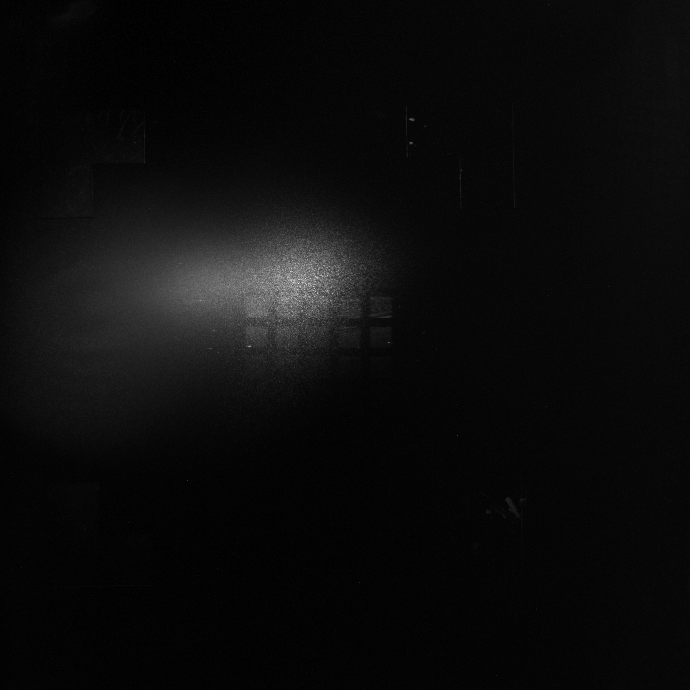
#> input picture otherScripts/700.0p5e-06.tiff, 690 x 690 px
$ python rectangle.py
#> lines starting #> are read from the running program, lines starting #| are printed output that depends on the picture
### otherScripts/utils.py
import sys, os, ctypes
import numpy as np
import matplotlib
import matplotlib as mpl
import matplotlib.pyplot as plt

# [165 lines left out: functions heatmap, annotate_heatmap, buffer2dataTXT, lineEditReader, not called in this run]


def callObject(idobj):
    callObj = ctypes.cast(idobj, ctypes.py_object).value
    return callObj

# [10 lines left out: functions dirpath, interval, not called in this run]

def temps(tstart: float = 0,tstop: float = 10,tsampling: float = 1) -> np.ndarray:
    return interval(tstart,tstop,tsampling)


def dictPrinter(param: dict = {}) -> None:
    [print(f"\n{key} \n\t {param[key]}") for key in list(param.keys())]

def dictReader(param: dict = {}) -> None:
    dictPrinter(param)


def filepath(filename: str = "") -> str:
    return os.path.join(os.path.dirname(os.path.realpath(__file__)),filename)

# [31 lines left out: functions locateUi, makeFileExt, readFileExt, not called in this run]

def locateFileExt(path: str = os.path.dirname(os.path.realpath(__file__)), ext: str = "") -> list:
    """
    Find file.ext in path
    by default path is the file directory
    """
    paths, filename = [], []
    for root, dirs, files in os.walk(path):
        for file in files:
            if file.endswith(ext):
                paths.append(os.path.join(root,file))
                filename.append(file)
    return paths

# [13 lines left out: function locateFileNameExt, not called in this run]

def dirpath():
    """
    C:\\Users\\nicol\\Documents\\Python\\pyCobiss -> path before the folder containing the application
    """
    return os.path.dirname(os.path.realpath(__file__))

#------------------------------------------------------------------------------------------------------------------------#
# -*- coding: utf-8 -*-
"""
Created on Wed Jun 30 16:09:31 2021

@author: nicol
"""
import cv2
import numpy as np
#%%
# https://docs.python.org/3/reference/datamodel.html
# findColorBIS.__name__
# findColorBIS.__doc__
#%%
# [187 lines left out: functions stackImages, getContours, stackImages_SRC, getContours_SRC, findColorBIS, findColor and 1 more, not called in this run]

### otherScripts/old/rectangle.py
#%%
from utils import dirpath, locateFileExt, buffer2dataTXT
import os , sys, time, PIL
import pandas as pd
# import seaborn as sns
import numpy as np
from PIL import Image, ImageDraw
import matplotlib.pyplot as plt
from matplotlib import cm

pathimg = os.path.join(dirpath(), r"700.0p5e-06.tiff")

basepath = os.path.join(dirpath(), r"082522_P2C3-700-824nm\power5.0umP2C3_0.1nm_1000ms_700-824nm")
basepaths = locateFileExt(path = basepath, ext='.tiff')
#%%
lbdMIN,lbdMAX=750,824;step=1#nm
N=int(np.abs(lbdMAX-lbdMIN)/step+1)
wavelength_range=np.linspace(lbdMIN,lbdMAX,N)#nm

#size of a nanostructered area in pixel number
Zsize, ZsizeL=(21,21), (27,27)

#space dimension between zones
shift = (29,31)

#repear the square from the top-left corner #Z1=(672,442);Z2=(703,442);Z3=(734,442);Z4=(672,471);Z5=(672,500);Z6=(671,562)
Z={
'1':(672,442),

'2':(703,442),

'3':(734,442),

'4':(672,471),

'5':(671,501),

'6':(671,562),
}
#%%
#------------------------------------------------------------------------------
# For ncropped image
A = {"11":(609,412),"12":(640,412),"13":(671,412),"14":(702,412),"15":(733,412),
     "21":(609,441),"22":(640,441),"23":(671,441),"24":(702,441),"25":(733,441),
     "31":(609,471),"32":(640,471),"33":(671,472),"34":(702,471),"35":(733,471),
     "41":(609,501),"42":(640,501),"43":(671,501),"44":(702,501),"45":(733,501),
     "51":(609,530),"52":(640,530),"53":(671,530),"54":(702,530),"55":(733,530)}

# [9 lines of commented-out code are left out]
Anew = {
        '11': (240, 233), '12': (271, 233), '13': (302, 233), '14': (333, 233), '15': (364, 233),
        '21': (240, 262), '22': (271, 262), '23': (302, 262), '24': (333, 262), '25': (364, 262),
        '31': (240, 292), '32': (271, 292), '33': (302, 293), '34': (333, 292), '35': (364, 292),
        '41': (240, 322), '42': (271, 322), '43': (302, 322), '44': (333, 322), '45': (364, 322),
        '51': (240, 351), '52': (271, 351), '53': (302, 351), '54': (333, 351), '55': (364, 351)
    }
# Anew = {
#     '11': (261, 211),'12': (292, 211),'13': (323, 211),'14': (354, 211),'15': (385, 211),
#     '21': (261, 240),'22': (292, 240),'23': (323, 240),'24': (354, 240),'25': (385, 240),
#     '31': (261, 270),'32': (292, 270),'33': (323, 271),'34': (354, 270),'35': (385, 270),
#     '41': (261, 300),'42': (292, 300),'43': (323, 300),'44': (354, 300),'45': (385, 300),
#     '51': (261, 329),'52': (292, 329),'53': (323, 329),'54': (354, 329),'55': (385, 329)
#     }
#%%
im = Image.open(pathimg) ; width, height = im.size
#> further down, im is the input picture: PIL image 690x690 I;16; min 1232, max 39577, mean 3078.3
#> after `width, height = im.size`: width = 690; height = 690
im_array = np.array(im)


#Totalité de la structures
nanostructuesArray = 243,240, 180,152

# #Z5 -Hband
y,x,h,w = 243,323, 29,152


# #Z5 -Vband
y,x,h,w = 302,240, 180,27

# #Z5
Z5 = (323,300)
# Z5 = (302,322)
y,x,h,w = Anew['41'][::-1] + ZsizeL
# [10 lines of commented-out code are left out]
imNew_array=np.array([im_array.T,im_array.T,im_array.T]).T
imNew = Image.fromarray((imNew_array*((2**8-1)/(2**16-1))).astype(np.uint8))
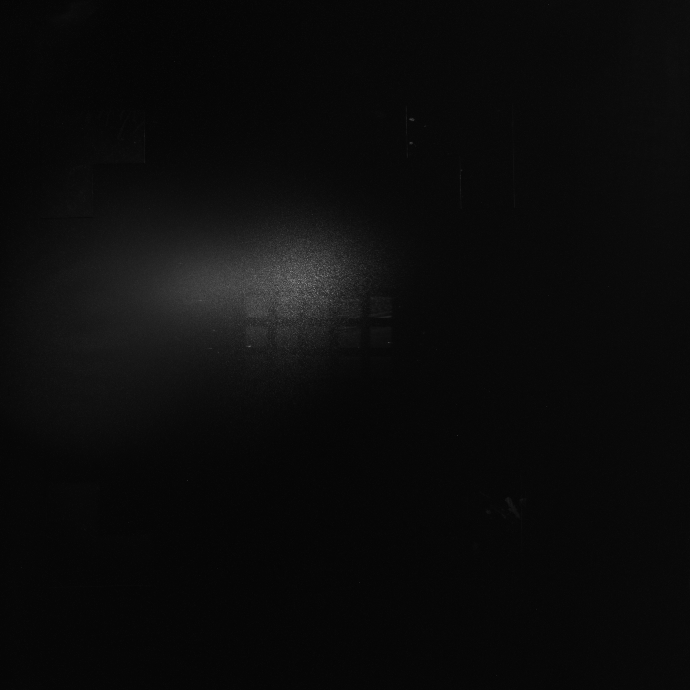
#> imNew: PIL image 690x690 RGB; min 4, max 153, mean 11.5

#fonctionne pas
# imNew_array=(imNew_array).astype(np.uint8)
# imNew = Image.fromarray((imNew_array*((2**8-1)/(2**16-1))).astype(np.uint16))

draw = ImageDraw.Draw(imNew)
shape = [(x, y), (int(x+h),int(y+w))]
draw.rectangle(shape, outline ="red")
plt.figure(figsize=(15,15))
plt.subplot(221)
# res_array = im_array[shape[0][0]:shape[1][0],shape[0][1]:shape[1][1]]
res_array = im_array[shape[0][1]:shape[1][1],shape[0][0]:shape[1][0]]
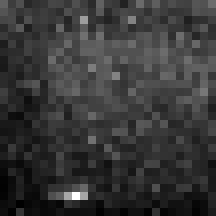
#> res_array: shape (27, 27) uint16 (shown 8 times larger); min 6065, max 26310, mean 10468.1; drawn with min black and max white
plt.imshow(res_array.astype('uint16')) # cmap='gray')

plt.subplot(222)
plt.imshow(imNew)

plt.subplot(224)
y,x,h,w = nanostructuesArray
imcroped_array = np.array([(np.array(imNew)[x:int(x+h),y:int(y+w),0]).T,(np.array(imNew)[x:int(x+h),y:int(y+w),1]).T,(np.array(imNew)[x:int(x+h),y:int(y+w),2]).T]).T
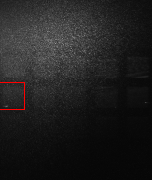
#> imcroped_array: shape (180, 152, 3); mean R, G, B 32.2, 31.4, 31.4
imcroped = Image.fromarray(imcroped_array)
plt.imshow(imcroped)

plt.subplot(223)
crop_array = np.array(np.array(imNew)[x:int(x+h),y:int(y+w),2])
crop = Image.fromarray(crop_array)
plt.imshow(crop)
#%%
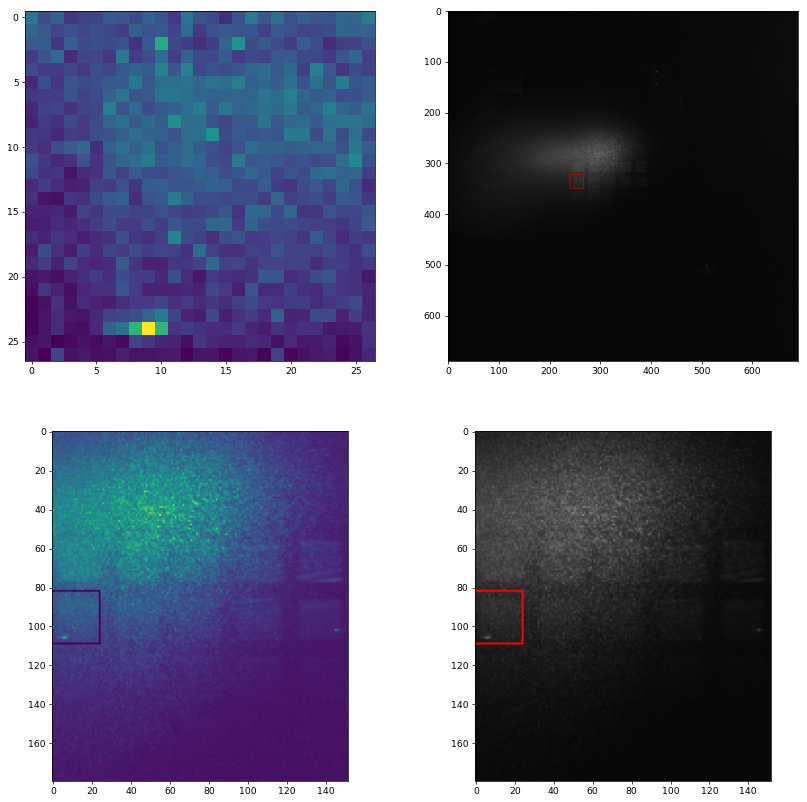
#> figure drawn by matplotlib, 4 panels

$ run again, with otherScripts/820.0p5e-06.tiff copied over otherScripts/700.0p5e-06.tiff
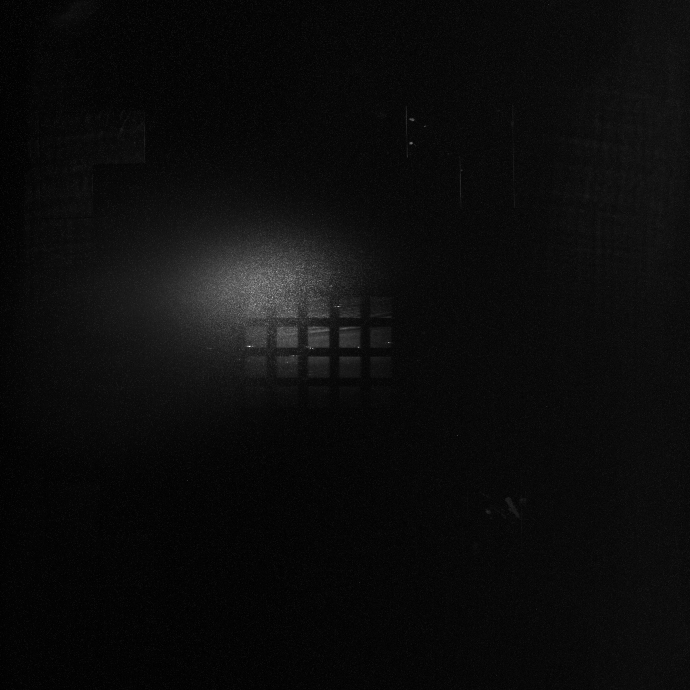
#> input picture otherScripts/820.0p5e-06.tiff, 690 x 690 px
#> im is the input picture: PIL image 690x690 I;16; min 800, max 19764, mean 1721.3
#> `imcroped_array = np.array([(np.array(imNew)[x:int(x+h),y:int(y+w),0])...`:
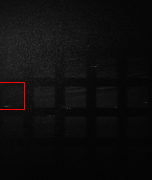
#> imcroped_array: shape (180, 152, 3); mean R, G, B 14, 13.3, 13.3
#> `#%%`:
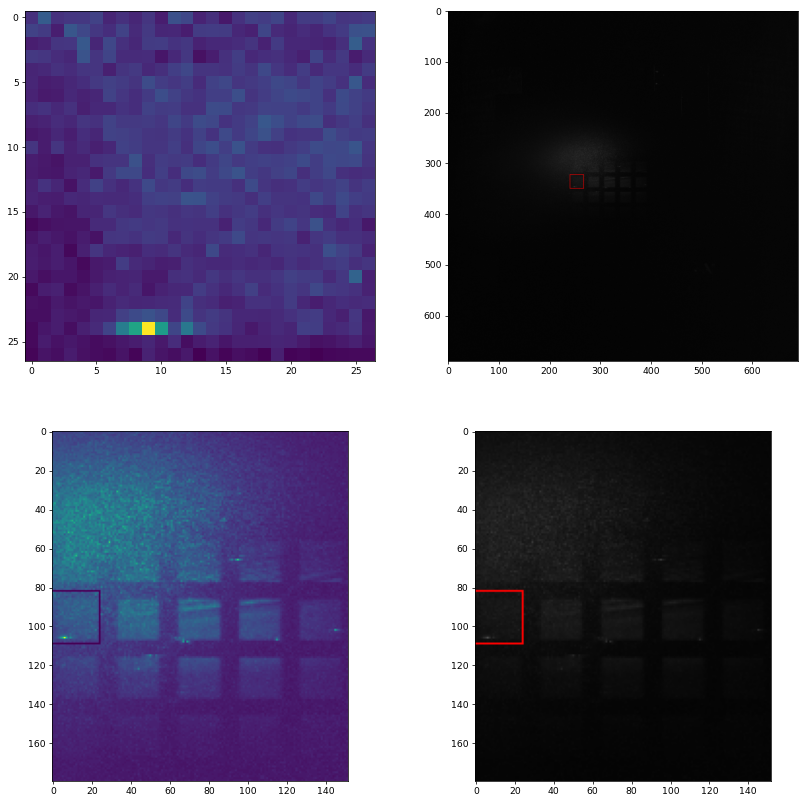
#> figure drawn by matplotlib, 4 panels
